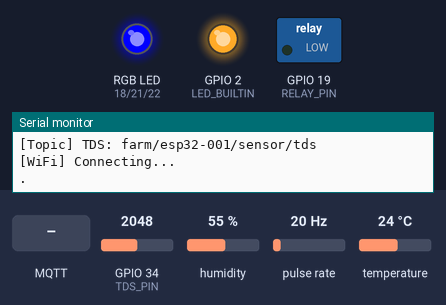
The sketch below on a simulated ESP32. Shown: switched loads named in the sketch (green lamp = pin HIGH), an RGB LED mixed from three pins (HIGH = lit), output pins drawn as LEDs (lit = HIGH), the last lines printed to the serial monitor. Wiring (inferred from the names in the program): pulse sensor: data GPIO 5. The inputs (shaded band) are chosen by the test bench; at power-on: GPIO 34 (TDS_PIN) = 2048, humidity 55 %, pulse rate 20 Hz, temperature 24 °C. WiFi joins after 1.5 s; servers stay silent unless stated; no MQTT or app messages arrive unless stated.

Above: at 0.8 s.
At 3.9 s:
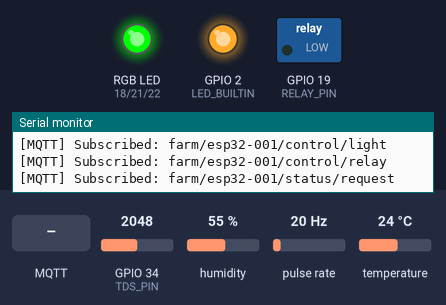
4.0 s: MQTT message "/status/request" arrives on the second subscribed topic
At 5.1 s:
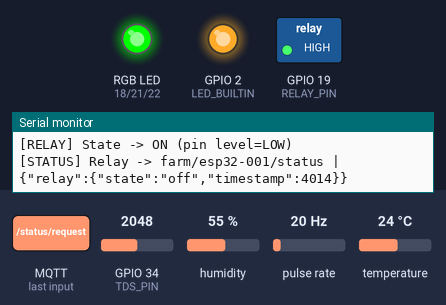
5.5 s: MQTT message "/status/request" arrives on the first subscribed topic
7.0 s: MQTT message "/relay" arrives on the first subscribed topic
Timing chart, 0 to 10.0 s (numbered marks = the images above; inputs shaded):
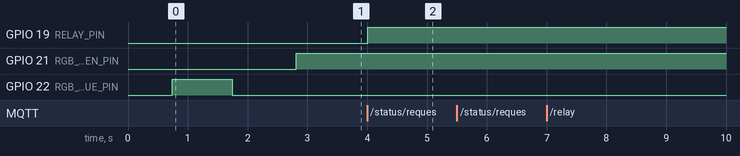

Measured:
- after the input at 4.0 s, GPIO 19 (RELAY_PIN): LOW → HIGH at once

The sketch:

Vframe.ino
```cpp
// ESP32 Dev Module: Control built-in LED over MQTT from backend
// Backend publishes to: farm/<device_id>/control/light with JSON payload

#include <WiFi.h>
#include <PubSubClient.h>
#include <DHT11.h>

#ifndef LED_BUILTIN
#define LED_BUILTIN 2
#endif

// Set to 1 if your LED turns ON when pin is driven LOW (common on ESP32 Dev)
#ifndef LED_ACTIVE_LOW
#define LED_ACTIVE_LOW 1
#endif

// ====== USER CONFIG: update these ======
const char* WIFI_SSID = "Spider";
const char* WIFI_PASSWORD = "00000000";
// To find your MQTT broker IP or hostname when using Docker:
// - If your ESP32 is on the same WiFi network as your PC, run `ipconfig` (Windows) or `ifconfig`/`ip a` (Linux/Mac) on your PC to get its local IP address.
// - Use that IP as MQTT_HOST (e.g., "192.168.1.100") if you started the broker with Docker on your PC.
// - If using Docker Compose, make sure the broker's port (usually 1883) is published to your host.
// Example (replace with your actual host IP):
const char* MQTT_HOST = "98.70.30.33"; // Broker IP or hostname
const uint16_t MQTT_PORT = 1883;
const char* DEVICE_ID = "esp32-001";  // Must match backend device_id

// ====== RGB LED CONFIG ======
#ifndef RGB_RED_PIN
#define RGB_RED_PIN 18    // GPIO18 for Red channel
#endif
#ifndef RGB_GREEN_PIN
#define RGB_GREEN_PIN 21  // GPIO21 for Green channel
#endif
#ifndef RGB_BLUE_PIN
#define RGB_BLUE_PIN 22   // GPIO22 for Blue channel
#endif

// ====== RELAY CONFIG ======
#ifndef RELAY_PIN
#define RELAY_PIN 19  // GPIO19 for relay control
#endif
// =======================================

WiFiClient wifiClient;
PubSubClient mqttClient(wifiClient);

char controlTopic[128];
char relayTopic[128];
char statusTopic[128];
char statusRequestTopic[128];
char tempTopic[128];
char humTopic[128];
char waterflowTopic[128];
char tdsTopic[128];

// ====== DHT11 SENSOR CONFIG ======
#ifndef DHTPIN
#define DHTPIN 4
#endif
DHT11 dht(DHTPIN);

// ====== WATER FLOW SENSOR CONFIG ======
#ifndef WATERFLOW_PIN
#define WATERFLOW_PIN 5
#endif
volatile int flowPulseCount = 0;
volatile unsigned long lastFlowPulseTime = 0;
volatile unsigned long totalPulseCount = 0; // Total pulses since startup
const float CALIBRATION_FACTOR = 4.5; // Pulses per liter/minute (adjust based on your sensor)

// ====== TDS SENSOR CONFIG ======
#ifndef TDS_PIN
#define TDS_PIN 34  // ADC1_CH6 (GPIO34) - analog input
#endif
#ifndef VREF
#define VREF 3.3  // analog reference voltage
#endif
#ifndef SCOUNT
#define SCOUNT 30  // sum of sample point
#endif

// TDS Quality Thresholds (ppm)
#define TDS_EXCELLENT 300   // <300 ppm - Pure/Drinking water
#define TDS_GOOD 600        // 300-600 ppm - Average tap water
#define TDS_FAIR 800        // 600-800 ppm - Acceptable for plants
#define TDS_POOR 1000       // 800-1000 ppm - Poor quality
// >1000 ppm - Polluted/Unsafe

// RGB LED variables
bool wifiConnected = false;
bool mqttConnected = false;
unsigned long lastStatusBlink = 0;
bool statusLedState = false;

// TDS sensor variables
int analogBuffer[SCOUNT];
int analogBufferTemp[SCOUNT];
int analogBufferIndex = 0;
int copyIndex = 0;

// Water flow sensor interrupt handler
void IRAM_ATTR flowPulse() {
  unsigned long currentTime = millis();
  // Debounce: ignore pulses faster than 10ms apart
  if (currentTime - lastFlowPulseTime > 10) {
    flowPulseCount++;
    totalPulseCount++;
    lastFlowPulseTime = currentTime;
  }
}

float getMedianNum(int bArray[], int iFilterLen) {
  int bTab[iFilterLen];
  for (byte i = 0; i < iFilterLen; i++)
    bTab[i] = bArray[i];
  int i, j, bTemp;
  for (j = 0; j < iFilterLen - 1; j++) {
    for (i = 0; i < iFilterLen - j - 1; i++) {
      if (bTab[i] > bTab[i + 1]) {
        bTemp = bTab[i];
        bTab[i] = bTab[i + 1];
        bTab[i + 1] = bTemp;
      }
    }
  }
  if ((iFilterLen & 1) > 0)
    bTemp = bTab[(iFilterLen - 1) / 2];
  else
    bTemp = (bTab[iFilterLen / 2] + bTab[iFilterLen / 2 - 1]) / 2;
  return bTemp;
}

float readTDS() {
  static unsigned long analogSampleTimepoint = millis();
  static unsigned long lastTDSReading = 0;
  static float lastTDSValue = 0.0;
  static bool firstReading = true;

  // Sample analog every 40ms
  if (millis() - analogSampleTimepoint > 40U) {
    analogSampleTimepoint = millis();
    int rawValue = analogRead(TDS_PIN);
    analogBuffer[analogBufferIndex] = rawValue;
    analogBufferIndex++;
    if (analogBufferIndex == SCOUNT) {
      analogBufferIndex = 0;
      if (firstReading) {
        Serial.print("[TDS] First buffer filled, raw values: ");
        for (int i = 0; i < 5; i++) {
          Serial.print(analogBuffer[i]);
          Serial.print(" ");
        }
        Serial.println("...");
        firstReading = false;
      }
    }
  }

  // Calculate TDS every 800ms and store the result
  if (millis() - lastTDSReading > 800U) {
    lastTDSReading = millis();
    for (copyIndex = 0; copyIndex < SCOUNT; copyIndex++)
      analogBufferTemp[copyIndex] = analogBuffer[copyIndex];

    int medianValue = getMedianNum(analogBufferTemp, SCOUNT);
    float averageVoltage = medianValue * (float)VREF / 4095.0;
    float compensationCoefficient = 1.0 + 0.02 * (25.0 - 25.0); // temperature compensation
    float compensationVoltage = averageVoltage / compensationCoefficient;
    lastTDSValue = (133.42 * compensationVoltage * compensationVoltage * compensationVoltage - 255.86 * compensationVoltage * compensationVoltage + 857.39 * compensationVoltage) * 0.5;

    Serial.print("[TDS] Debug - Raw: ");
    Serial.print(medianValue);
    Serial.print(", Voltage: ");
    Serial.print(averageVoltage, 3);
    Serial.print(", TDS: ");
    Serial.println(lastTDSValue, 2);
  }

  return lastTDSValue;
}

void publishRelayStatus(bool isOn) {
  char payload[128];
  int n = snprintf(payload, sizeof(payload),
                   "{\"relay\":{\"state\":\"%s\",\"timestamp\":%lu}}",
                   isOn ? "on" : "off", millis());
  if (n > 0 && n < (int)sizeof(payload)) {
    bool ok = mqttClient.publish(statusTopic, payload, false);
    Serial.print("[STATUS] Relay -> ");
    Serial.print(statusTopic);
    Serial.print(" | ");
    Serial.println(ok ? payload : "publish failed");
  }
}

void publishLEDStatus(bool isOn) {
  char payload[128];
  int n = snprintf(payload, sizeof(payload),
                   "{\"light\":{\"state\":\"%s\",\"timestamp\":%lu}}",
                   isOn ? "on" : "off", millis());
  if (n > 0 && n < (int)sizeof(payload)) {
    bool ok = mqttClient.publish(statusTopic, payload, false);
    Serial.print("[STATUS] Light -> ");
    Serial.print(statusTopic);
    Serial.print(" | ");
    Serial.println(ok ? payload : "publish failed");
  }
}

String getTDSQuality(float tdsValue) {
  if (tdsValue < TDS_EXCELLENT) {
    return "EXCELLENT";
  } else if (tdsValue < TDS_GOOD) {
    return "GOOD";
  } else if (tdsValue < TDS_FAIR) {
    return "FAIR";
  } else if (tdsValue < TDS_POOR) {
    return "POOR";
  } else {
    return "UNSAFE";
  }
}

void setRGBColor(int red, int green, int blue) {
  analogWrite(RGB_RED_PIN, red);
  analogWrite(RGB_GREEN_PIN, green);
  analogWrite(RGB_BLUE_PIN, blue);
}

void updateStatusLED() {
  bool allGood = wifiConnected && mqttConnected;

  if (allGood) {
    // Both OK - Green color
    setRGBColor(0, 255, 0);  // Green
  } else if (wifiConnected && !mqttConnected) {
    // WiFi OK but MQTT failed - Yellow color
    setRGBColor(255, 255, 0);  // Yellow
  } else if (!wifiConnected) {
    // WiFi failed - Blue color (blinking)
    if (millis() - lastStatusBlink > 500) {
      statusLedState = !statusLedState;
      if (statusLedState) {
        setRGBColor(0, 0, 255);  // Blue ON
      } else {
        setRGBColor(0, 0, 0);    // All OFF
      }
      lastStatusBlink = millis();
    }
  } else {
    // Unknown state - Red color
    setRGBColor(255, 0, 0);  // Red
  }
}

void connectWiFi() {
  WiFi.mode(WIFI_STA);
  Serial.println("[WiFi] Connecting...");
  WiFi.begin(WIFI_SSID, WIFI_PASSWORD);
  uint32_t startMs = millis();
  while (WiFi.status() != WL_CONNECTED) {
    delay(500);
    Serial.print('.');
    // Update status LED during WiFi connection attempts
    updateStatusLED();
    if (millis() - startMs > 20000) { // 20s timeout then retry
      Serial.println("\n[WiFi] Timeout. Retrying...");
      startMs = millis();
      WiFi.disconnect();
      delay(200);
      WiFi.begin(WIFI_SSID, WIFI_PASSWORD);
    }
  }
  Serial.print("\n[WiFi] Connected. IP: ");
  Serial.println("98.70.30.33");
  wifiConnected = true;
}

void handleControlMessage(char* topic, byte* payload, unsigned int length) {
  Serial.print("[MQTT] Message on ");
  Serial.print(topic);
  Serial.print(" len=");
  Serial.println(length);

  String s;
  s.reserve(length + 1);
  for (unsigned int i = 0; i < length; ++i) s += (char)payload[i];
  Serial.print("[MQTT] Payload: ");
  Serial.println(s);

  // Check if this is a status request
  String topicStr = String(topic);
  if (topicStr.indexOf("/status/request") >= 0) {
    Serial.println("[STATUS] Status request received");
    // Publish current relay status
    bool currentRelayState = digitalRead(RELAY_PIN) == LOW; // LOW = ON (as per your logic)
    publishRelayStatus(currentRelayState);

    // Publish current LED status (reverse logic for LED_ACTIVE_LOW)
    bool currentLEDState = digitalRead(LED_BUILTIN) == (LED_ACTIVE_LOW ? LOW : HIGH);
    publishLEDStatus(currentLEDState);
    return;
  }

  // Check if this is a relay control message
  if (topicStr.indexOf("/relay") >= 0) {
    // Relay control: {"target": "relay", "desired_state": "on"}
    bool turnOn = false;
    int keyPos = s.indexOf("\"desired_state\"");
    if (keyPos >= 0) {
      int colonPos = s.indexOf(':', keyPos);
      if (colonPos >= 0) {
        int openQ = s.indexOf('"', colonPos + 1);
        if (openQ >= 0) {
          int closeQ = s.indexOf('"', openQ + 1);
          if (closeQ > openQ) {
            String val = s.substring(openQ + 1, closeQ);
            val.toLowerCase();
            Serial.print("[RELAY] desired_state=\"");
            Serial.print(val);
            Serial.println("\"");
            if (val == "on") turnOn = true;
            if (val == "off") turnOn = false;
          }
        }
      }
    }
    digitalWrite(RELAY_PIN, turnOn ? LOW : HIGH);
    Serial.print("[RELAY] State -> ");
    Serial.print(turnOn ? "OFF" : "ON");
    Serial.print(" (pin level=");
    Serial.print(turnOn ? "HIGH" : "LOW");
    Serial.println(")");

    // Publish current relay state
    publishRelayStatus(turnOn);
  } else {
    // LED control: {"command":"light","desired_state":"on",...}
    bool turnOn = false;
    int keyPos = s.indexOf("\"desired_state\"");
    if (keyPos >= 0) {
      int colonPos = s.indexOf(':', keyPos);
      if (colonPos >= 0) {
        int openQ = s.indexOf('"', colonPos + 1);
        if (openQ >= 0) {
          int closeQ = s.indexOf('"', openQ + 1);
          if (closeQ > openQ) {
            String val = s.substring(openQ + 1, closeQ);
            val.toLowerCase();
            Serial.print("[LED] desired_state=\"");
            Serial.print(val);
            Serial.println("\"");
            if (val == "on") turnOn = true;
            if (val == "off") turnOn = false;
          }
        }
      }
    }
    int level = turnOn ? (LED_ACTIVE_LOW ? LOW : HIGH) : (LED_ACTIVE_LOW ? HIGH : LOW);
    digitalWrite(LED_BUILTIN, level);
    Serial.print("[LED] State -> ");
    Serial.print(turnOn ? "ON" : "OFF");
    Serial.print(" (pin level=");
    Serial.print(level == HIGH ? "HIGH" : "LOW");
    Serial.println(")");

    // Publish current LED state (reverse logic)
    publishLEDStatus(turnOn);
  }
}

void ensureMqttConnected() {
  while (!mqttClient.connected()) {
    String clientId = String("esp32-") + String((uint32_t)ESP.getEfuseMac(), HEX);
    Serial.print("[MQTT] Connecting to ");
    Serial.print(MQTT_HOST);
    Serial.print(":");
    Serial.print(MQTT_PORT);
    Serial.print(" as ");
    Serial.println(clientId);
    if (mqttClient.connect(clientId.c_str())) {
      Serial.println("[MQTT] Connected");
      mqttConnected = true;
      if (mqttClient.subscribe(controlTopic, 1)) {
        Serial.print("[MQTT] Subscribed: ");
        Serial.println(controlTopic);
      } else {
        Serial.println("[MQTT] Subscribe failed");
      }
      if (mqttClient.subscribe(relayTopic, 1)) {
        Serial.print("[MQTT] Subscribed: ");
        Serial.println(relayTopic);
      } else {
        Serial.println("[MQTT] Relay subscribe failed");
      }
      if (mqttClient.subscribe(statusRequestTopic, 1)) {
        Serial.print("[MQTT] Subscribed: ");
        Serial.println(statusRequestTopic);
      } else {
        Serial.println("[MQTT] Status request subscribe failed");
      }
    } else {
      Serial.print("[MQTT] Connect failed, state=");
      Serial.println(mqttClient.state());
      mqttConnected = false;
      // Update status LED during connection attempts
      updateStatusLED();
      delay(1000);
    }
  }
}

void setup() {
  Serial.begin(115200);
  delay(200);
  Serial.println();
  Serial.println("=== ESP32 LED MQTT Client ===");
  Serial.print("Device: "); Serial.println(DEVICE_ID);
  Serial.print("Broker: "); Serial.print(MQTT_HOST); Serial.print(":"); Serial.println(MQTT_PORT);
  Serial.print("WiFi SSID: "); Serial.println(WIFI_SSID);

  pinMode(LED_BUILTIN, OUTPUT);
  // Ensure LED starts OFF
  digitalWrite(LED_BUILTIN, LED_ACTIVE_LOW ? HIGH : LOW);

  // Setup RGB LED pins
  pinMode(RGB_RED_PIN, OUTPUT);
  pinMode(RGB_GREEN_PIN, OUTPUT);
  pinMode(RGB_BLUE_PIN, OUTPUT);
  setRGBColor(0, 0, 0); // Start with all LEDs OFF

  pinMode(RELAY_PIN, OUTPUT);
  digitalWrite(RELAY_PIN, LOW); // Start with relay OFF

  snprintf(controlTopic, sizeof(controlTopic), "farm/%s/control/light", DEVICE_ID);
  Serial.print("[Topic] Control: "); Serial.println(controlTopic);
  snprintf(relayTopic, sizeof(relayTopic), "farm/%s/control/relay", DEVICE_ID);
  Serial.print("[Topic] Relay: "); Serial.println(relayTopic);
  snprintf(statusTopic, sizeof(statusTopic), "farm/%s/status", DEVICE_ID);
  Serial.print("[Topic] Status: "); Serial.println(statusTopic);
  snprintf(statusRequestTopic, sizeof(statusRequestTopic), "farm/%s/status/request", DEVICE_ID);
  Serial.print("[Topic] Status Request: "); Serial.println(statusRequestTopic);
  snprintf(tempTopic, sizeof(tempTopic), "farm/%s/sensor/temperature", DEVICE_ID);
  Serial.print("[Topic] Temperature: "); Serial.println(tempTopic);
  snprintf(humTopic, sizeof(humTopic), "farm/%s/sensor/humidity", DEVICE_ID);
  Serial.print("[Topic] Humidity: "); Serial.println(humTopic);
  snprintf(waterflowTopic, sizeof(waterflowTopic), "farm/%s/sensor/waterflow", DEVICE_ID);
  Serial.print("[Topic] Waterflow: "); Serial.println(waterflowTopic);
  snprintf(tdsTopic, sizeof(tdsTopic), "farm/%s/sensor/tds", DEVICE_ID);
  Serial.print("[Topic] TDS: "); Serial.println(tdsTopic);

  // Setup water flow sensor
  pinMode(WATERFLOW_PIN, INPUT_PULLUP);
  attachInterrupt(digitalPinToInterrupt(WATERFLOW_PIN), flowPulse, RISING);

  connectWiFi();
  mqttClient.setServer(MQTT_HOST, MQTT_PORT);
  mqttClient.setCallback(handleControlMessage);

  // Publish initial status
  delay(1000);
  publishRelayStatus(false); // Start with relay OFF
  publishLEDStatus(true);    // Start with LED OFF (but send "on" because LED_ACTIVE_LOW makes it OFF)
}

void loop() {
  // Check WiFi status
  if (WiFi.status() != WL_CONNECTED) {
    wifiConnected = false;
    connectWiFi();
  } else {
    wifiConnected = true;
  }

  // Check MQTT status
  if (!mqttClient.connected()) {
    mqttConnected = false;
    ensureMqttConnected();
  } else {
    mqttConnected = true;
  }

  mqttClient.loop();

  // Update status LED
  updateStatusLED();
  static uint32_t lastLog = 0;
  if (millis() - lastLog > 10000) { // every 10s
    lastLog = millis();
    Serial.print("[HB] WiFi "); Serial.print("98.70.30.33");
    Serial.print(" | MQTT "); Serial.println(mqttClient.connected() ? "OK" : "DISCONNECTED");
  }
  // Periodic sensor publishes (server-expected topics)
  static uint32_t lastTelemetry = 0;
  if (millis() - lastTelemetry > 5000) { // every 5s
    lastTelemetry = millis();

    // DHT11 readings
    int tC = 0;
    int hP = 0;
    int err = dht.readTemperatureHumidity(tC, hP);
    if (err != 0) {
      Serial.print("[DHT] Read error code: ");
      Serial.println(err);
    } else {
      char payloadTemp[64];
      char payloadHum[64];
      int n1 = snprintf(payloadTemp, sizeof(payloadTemp), "{\"value_c\":%.2f}", (float)tC);
      int n2 = snprintf(payloadHum, sizeof(payloadHum), "{\"value_pct\":%.2f}", (float)hP);
      if (n1 > 0 && n1 < (int)sizeof(payloadTemp)) {
        bool ok1 = mqttClient.publish(tempTopic, payloadTemp, false);
        Serial.print("[PUB] Temp -> "); Serial.print(tempTopic);
        Serial.print(" | "); Serial.println(ok1 ? payloadTemp : "publish failed");
      }
      if (n2 > 0 && n2 < (int)sizeof(payloadHum)) {
        bool ok2 = mqttClient.publish(humTopic, payloadHum, false);
        Serial.print("[PUB] Hum -> "); Serial.print(humTopic);
        Serial.print(" | "); Serial.println(ok2 ? payloadHum : "publish failed");
      }
    }

    // Water flow reading
    noInterrupts();
    int pulseCount = flowPulseCount;
    unsigned long totalPulses = totalPulseCount;
    flowPulseCount = 0;
    interrupts();

    // Calculate various flow metrics
    float flowRate = (pulseCount * 60.0) / (5.0 * CALIBRATION_FACTOR); // L/min
    float totalVolume = totalPulses / CALIBRATION_FACTOR; // Total liters since startup
    float avgFlowRate = (totalPulses * 60.0) / (millis() / 1000.0 * CALIBRATION_FACTOR); // Average L/min since startup

    char payloadWaterflow[128];
    int n3 = snprintf(payloadWaterflow, sizeof(payloadWaterflow),
                     "{\"l_per_min\":%.2f,\"total_liters\":%.2f,\"avg_l_per_min\":%.2f,\"pulses\":%lu}",
                     flowRate, totalVolume, avgFlowRate, totalPulses);
    if (n3 > 0 && n3 < (int)sizeof(payloadWaterflow)) {
      bool ok3 = mqttClient.publish(waterflowTopic, payloadWaterflow, false);
      Serial.print("[PUB] Waterflow -> "); Serial.print(waterflowTopic);
      Serial.print(" | "); Serial.println(ok3 ? payloadWaterflow : "publish failed");
    }

    // TDS reading
    float tdsValue = readTDS();
    Serial.print("[TDS] Raw reading: "); Serial.println(tdsValue);
    if (tdsValue > 0) {
      String quality = getTDSQuality(tdsValue);
      char payloadTDS[128];
      int n4 = snprintf(payloadTDS, sizeof(payloadTDS),
                       "{\"ppm\":%.2f,\"quality\":\"%s\"}",
                       tdsValue, quality.c_str());
      if (n4 > 0 && n4 < (int)sizeof(payloadTDS)) {
        bool ok4 = mqttClient.publish(tdsTopic, payloadTDS, false);
        Serial.print("[PUB] TDS -> "); Serial.print(tdsTopic);
        Serial.print(" | "); Serial.println(ok4 ? payloadTDS : "publish failed");
        Serial.print("[TDS] Quality: "); Serial.print(quality);
        Serial.print(" | PPM: "); Serial.println(tdsValue);
      }
    } else {
      Serial.println("[TDS] No reading available yet (still sampling)");
    }
  }
  delay(10);
}
```
